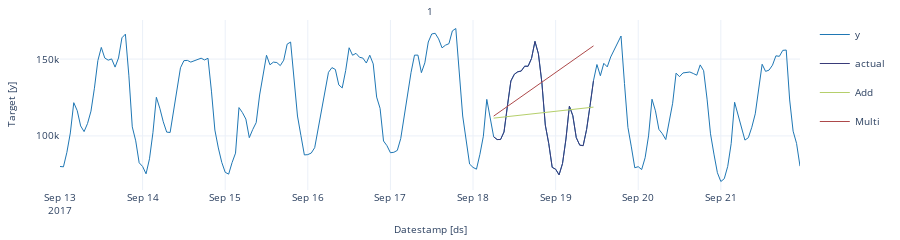
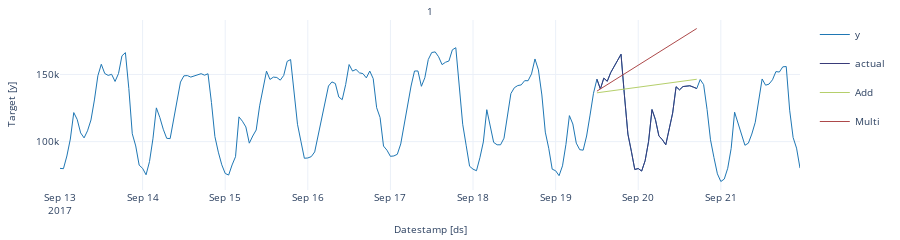
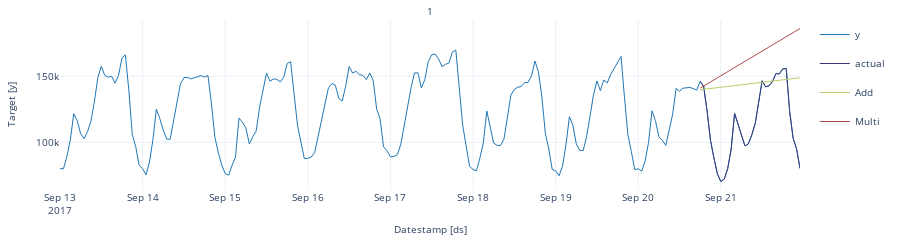

The code cell stored with these charts, in order, in its notebook:
### Markdown cell above
We’ll now plot the forecast for each cutoff period. To make the plots clearer, we’ll rename the actual values in each period.

### Code cell
cross_validation=crossvalidation_df.copy()
cross_validation.rename(columns = {'y' : 'actual'}, inplace = True) # rename actual values 

cutoff = cross_validation['cutoff'].unique()

for k in range(len(cutoff)): 
    cv = cross_validation[cross_validation['cutoff'] == cutoff[k]]
    StatsForecast.plot(df, cv.loc[:, cv.columns != 'cutoff'])
